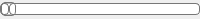
<?xml version="1.0" encoding="UTF-8"?>
<ui version="4.0">
 <class>SeekSlider</class>
 <widget class="QSlider" name="SeekSlider">
  <property name="geometry">
   <rect>
    <x>0</x>
    <y>0</y>
    <width>200</width>
    <height>19</height>
   </rect>
  </property>
  <property name="maximumSize">
   <size>
    <width>200</width>
    <height>16777215</height>
   </size>
  </property>
  <property name="styleSheet">
   <string notr="true">/* From: http://thesmithfam.org/blog/2010/03/10/fancy-qslider-stylesheet/ */

QSlider::groove:horizontal {
	border: 1px solid #bbb;
	background: white;
	height: 10px;
	border-radius: 4px;
}

QSlider::sub-page:horizontal {
	background: qlineargradient(x1: 0, y1: 0, x2: 0, y2: 1,
		stop: 0 #66e, stop: 1 #bbf);
	background: qlineargradient(x1: 0, y1: 0.2, x2: 1, y2: 1,
		stop: 0 #bbf, stop: 1 #55f);
	border: 1px solid #777;
	height: 10px;
	border-radius: 4px;
}

QSlider::add-page:horizontal {
	background: #fff;
	border: 1px solid #777;
	height: 10px;
	border-radius: 4px;
}

QSlider::handle:horizontal {
	background: qlineargradient(x1:0, y1:0, x2:1, y2:1,
		stop:0 #eee, stop:1 #ccc);
	border: 1px solid #777;
	width: 13px;
	margin-top: -2px;
	margin-bottom: -2px;
	border-radius: 4px;
}

QSlider::handle:horizontal:hover {
	background: qlineargradient(x1:0, y1:0, x2:1, y2:1,
		stop:0 #fff, stop:1 #ddd);
	border: 1px solid #444;
	border-radius: 4px;
}

QSlider::sub-page:horizontal:disabled {
	background: #bbb;
	border-color: #999;
}

QSlider::add-page:horizontal:disabled {
	background: #eee;
	border-color: #999;
}

QSlider::handle:horizontal:disabled {
	background: #eee;
	border: 1px solid #aaa;
	border-radius: 4px;
}</string>
  </property>
  <property name="orientation">
   <enum>Qt::Horizontal</enum>
  </property>
 </widget>
 <resources/>
 <connections/>
</ui>
